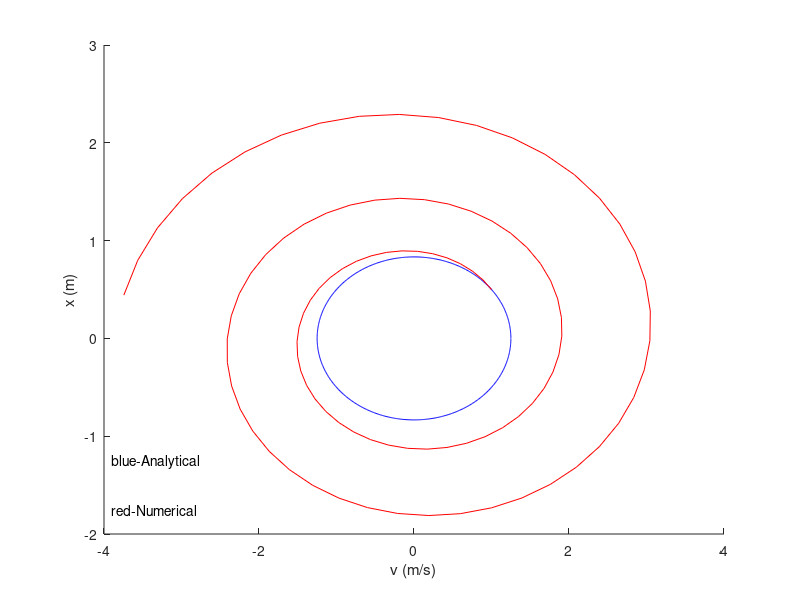

MATLAB code for this plot:
clear all
clc
w=0:0.01:2*pi;
x=5/4*cos(w);
y=5/6*sin(w);
hold on
plot(x,y,'b');
i=1;
v1(1)=1;
x1(1)=0.5;
t1=0:0.1:10;
while i<101
   x1(i+1)=x1(i)+v1(i)*0.1;
   v1(i+1)=v1(i)-2.25*x1(i)*0.1;
   i=i+1;
end
plot(v1,x1,'r');
xlabel('v (m/s)');
ylabel('x (m)');
txt1 = text(-3.9,-1.75,'red-Numerical','fontsize',10);
txt2 = text(-3.9,-1.25,'blue-Analytical','fontsize',10);